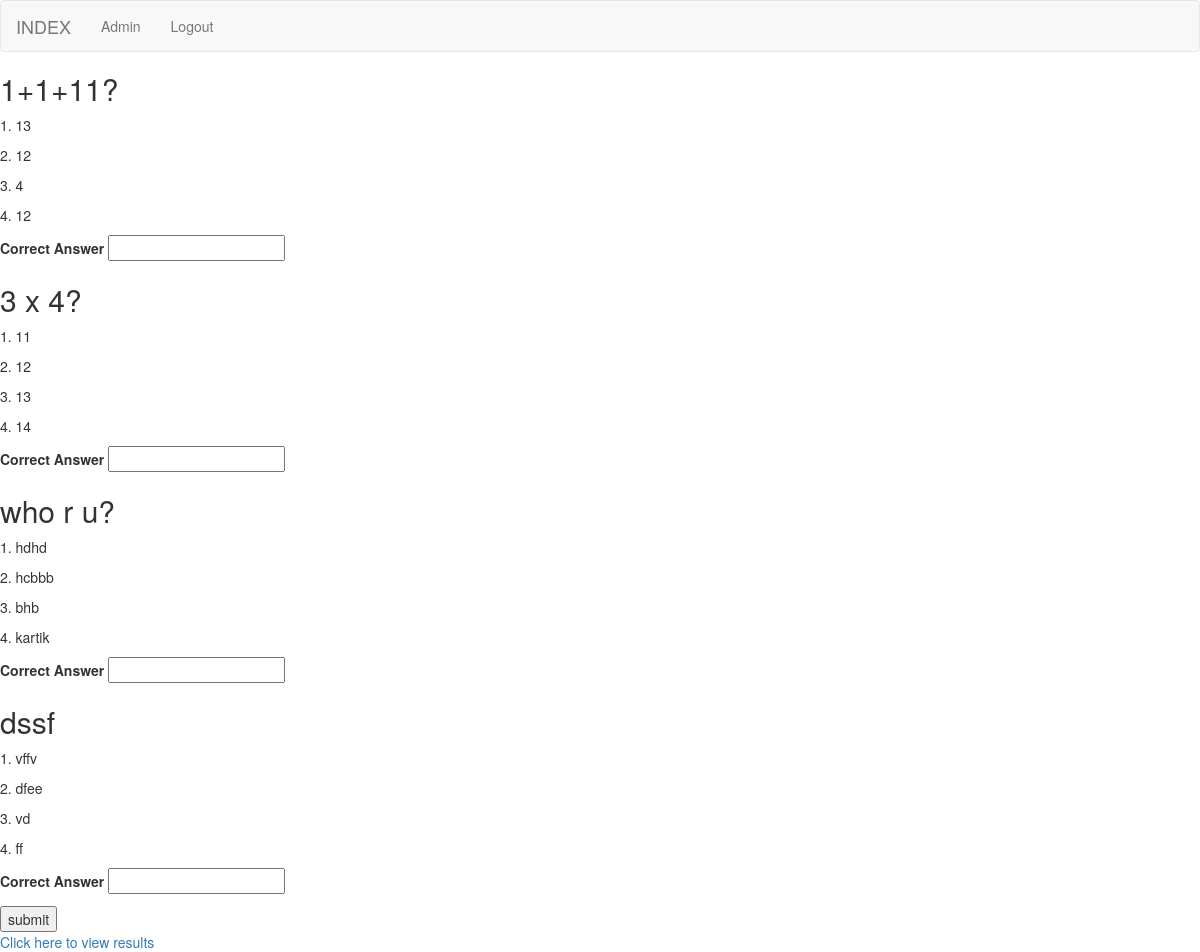
The page /account/student/1/1/ (signed in) on the database its author committed.
### account/models.py (models this page shows, shortened)
class Question(models.Model):
	mcq_exam=models.ForeignKey(McqExam,on_delete=models.CASCADE,related_name='mcq_exam')
	question=models.CharField(max_length=300)
	option_1=models.CharField(max_length=300)
	option_2=models.CharField(max_length=300)
	option_3=models.CharField(max_length=300)
	option_4=models.CharField(max_length=300)
	correct_ans=models.CharField(max_length=1)

### account/decorators.py (the view)
    def wrap(request, *args, **kwargs):
        entry = request.user.is_student
        if entry :
            return function(request, *args, **kwargs)
        else:
            raise PermissionDenied

### templates/account/detail.html (shortened to what this page needs)
{% extends 'account/base.html' %}
{% block body_block %}
{% for x in questions %}
<h2>{{x.question}}</h2>
<p>1. {{x.option_1}}</p>
<p>2. {{x.option_2}}</p>
<p>3. {{x.option_3}}</p>
<p>4. {{x.option_4}}</p>
<form  method="post">
  <label for="ans">Correct Answer</label>
  <input type="text" name="ans{{x.id}}" value="" default="0">
{% endfor %}
<input type="submit" name="" value="submit">
</form>
<a href="{% url 'account:result'  student_pk chp_pk %}">Click here to view results</a>
{% endblock %}

### rows shown on the page
Question: question "1+1+11?", option_1 "13", option_2 "12", option_3 "4", option_4 "12"
Question: question "3 x 4?", option_1 "11", option_2 "12", option_3 "13", option_4 "14"
Question: question "who r u?", option_1 "hdhd", option_2 "hcbbb", option_3 "bhb", option_4 "kartik"
Question: question "dssf", option_1 "vffv", option_2 "dfee", option_3 "vd", option_4 "ff"
